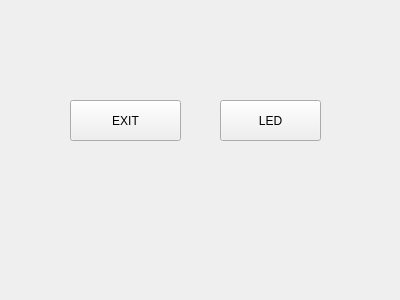
<?xml version="1.0" encoding="UTF-8"?>
<ui version="4.0">
 <class>change_led</class>
 <widget class="QMainWindow" name="change_led">
  <property name="geometry">
   <rect>
    <x>0</x>
    <y>0</y>
    <width>400</width>
    <height>300</height>
   </rect>
  </property>
  <property name="windowTitle">
   <string>change_led</string>
  </property>
  <widget class="QWidget" name="centralWidget">
   <widget class="QPushButton" name="pushButton">
    <property name="geometry">
     <rect>
      <x>220</x>
      <y>100</y>
      <width>101</width>
      <height>41</height>
     </rect>
    </property>
    <property name="text">
     <string>LED</string>
    </property>
   </widget>
   <widget class="QPushButton" name="pushButton_2">
    <property name="geometry">
     <rect>
      <x>70</x>
      <y>100</y>
      <width>111</width>
      <height>41</height>
     </rect>
    </property>
    <property name="text">
     <string>EXIT</string>
    </property>
   </widget>
  </widget>
 </widget>
 <layoutdefault spacing="6" margin="11"/>
 <resources/>
 <connections>
  <connection>
   <sender>pushButton_2</sender>
   <signal>clicked()</signal>
   <receiver>change_led</receiver>
   <slot>close()</slot>
   <hints>
    <hint type="sourcelabel">
     <x>125</x>
     <y>120</y>
    </hint>
    <hint type="destinationlabel">
     <x>199</x>
     <y>149</y>
    </hint>
   </hints>
  </connection>
 </connections>
</ui>
